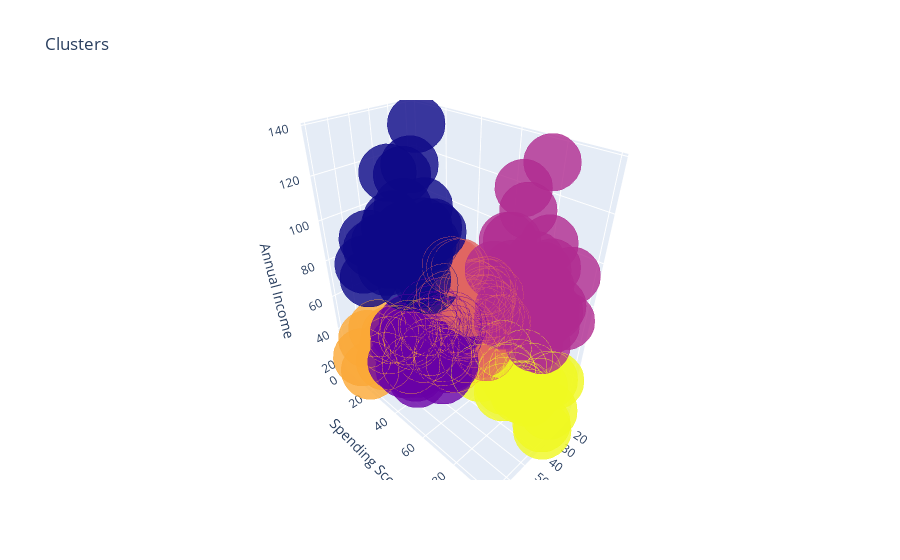

Notebook code for this chart:
### Code cell
df["label3"] = labels3
trace1 = go.Scatter3d(
                    x = df["Age"],
                    y = df["Spending Score (1-100)"],
                    z = df["Annual Income (k$)"],
                    mode = "markers",
                        marker = dict(color = df["label3"],
                                      size = 20,
                                      line = dict(color = df["label3"],
                                                 width = 12),
                                      opacity = 0.8
                                      )
                        )
data = [trace1]
layout = go.Layout(title = 'Clusters',
                  scene = dict(xaxis = dict(title = "Age"),
                              yaxis = dict(title = "Spending Score"),
                              zaxis = dict(title = "Annual Income")
                              )
                  )
fig = go.Figure(data = data, layout = layout)
py.offline.iplot(fig)

### Figure 1 — Plotly figure (JSON) as saved in the notebook; plotly's stock layout.template omitted (floating-point values rounded to 4 significant figures; data arrays with more than 128 entries replaced by an {"elided": "..."} marker saying what was removed)
{"data": [{"marker": {"color": {"elided": "200 int values"}, "line": {"color": {"elided": "200 int values"}, "width": 12}, "opacity": 0.8, "size": 20}, "mode": "markers", "type": "scatter3d", "x": {"elided": "200 int values"}, "y": {"elided": "200 int values"}, "z": {"elided": "200 int values"}}], "layout": {"scene": {"xaxis": {"title": {"text": "Age"}}, "yaxis": {"title": {"text": "Spending Score"}}, "zaxis": {"title": {"text": "Annual Income"}}}, "title": {"text": "Clusters"}}}
